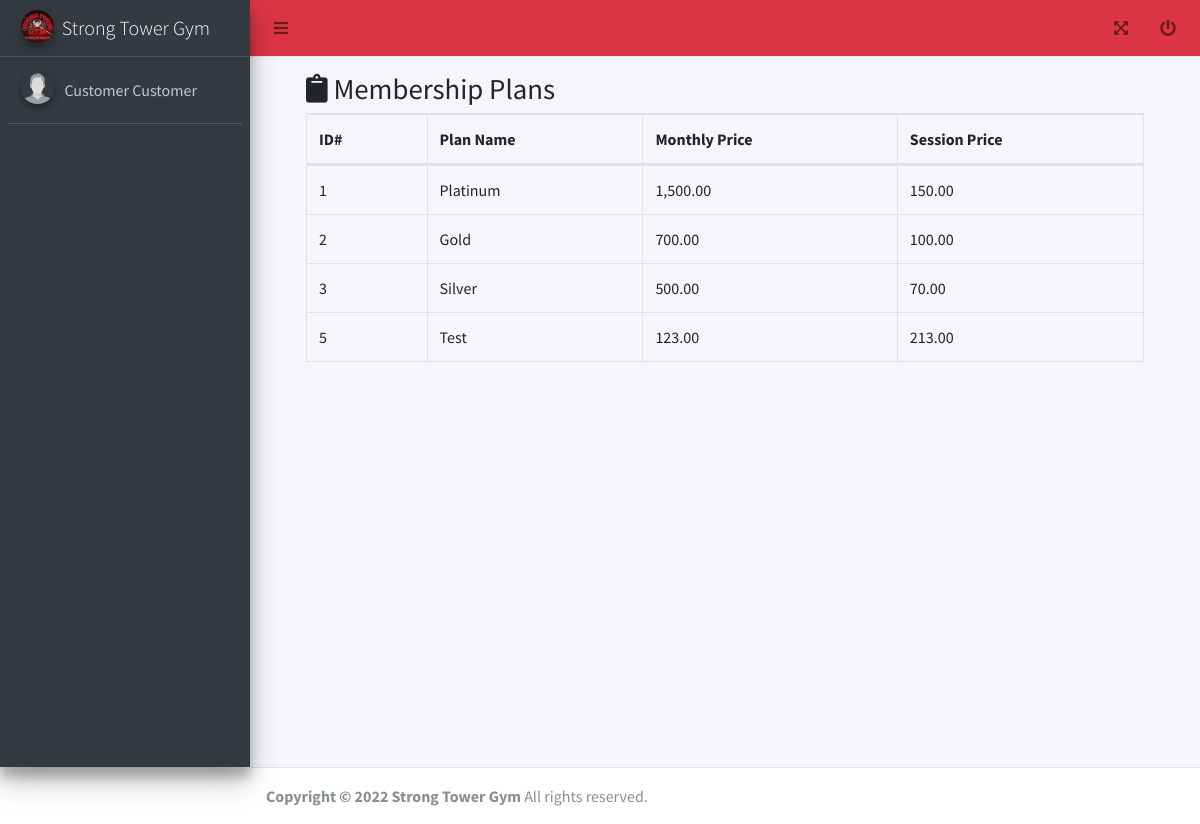
Page /admin/membership_plans.php (signed in) on the earlier database version.
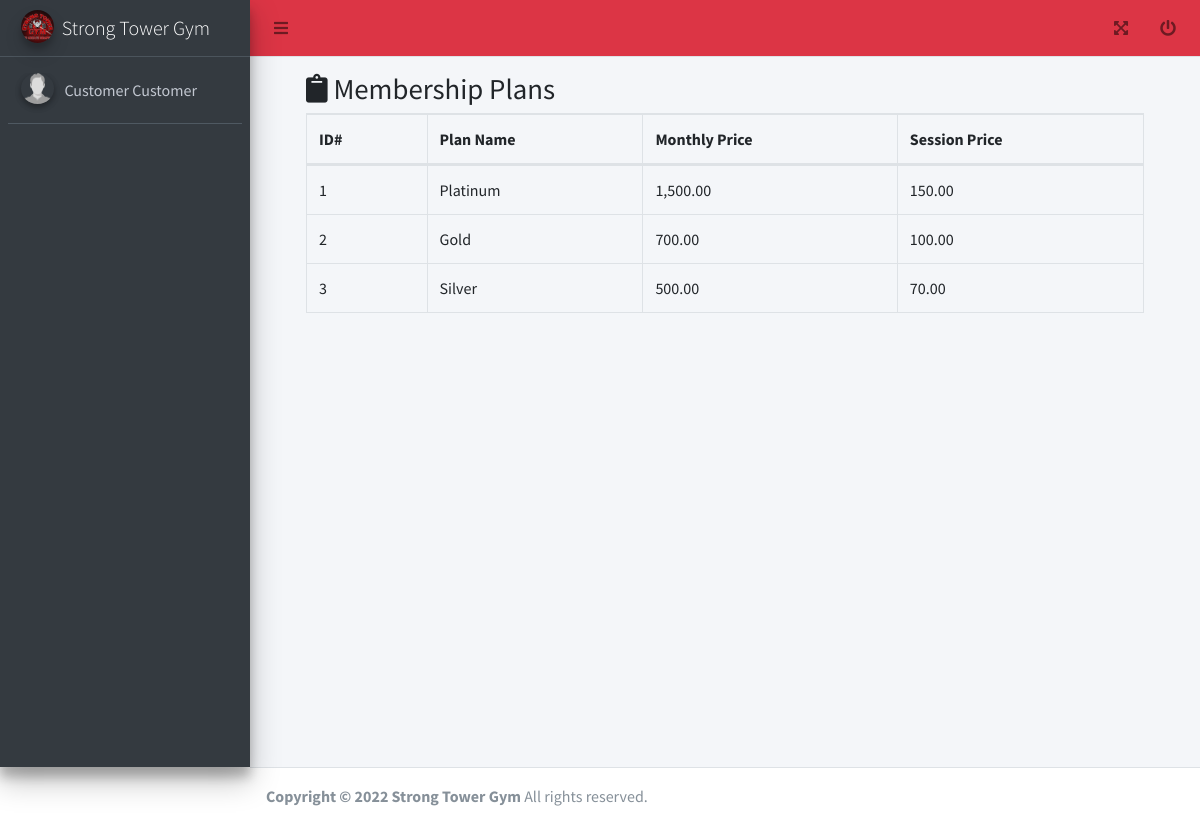
Same page on the later database version.
### tables this page shows
CREATE TABLE `tbl_plan` (
  `id` int(11) NOT NULL AUTO_INCREMENT,
  `name` varchar(45) DEFAULT NULL,
  `per_month` varchar(45) DEFAULT NULL,
  `per_session` varchar(45) DEFAULT NULL,
  `description` text DEFAULT NULL,
  `deleted_flag` tinyint(4) DEFAULT 0,
  `backup` text DEFAULT NULL,
  PRIMARY KEY (`id`)
);

### functions.php (called while the page is built, shortened)
<?php
function get_list($sql)
{
  $data = array();
  $result = mysqli_query($_SESSION['conn'], $sql);
  while ($row = mysqli_fetch_assoc($result)) {
    $data[] = $row;
  }
  return $data;
}

### admin/membership_plans.php (the view, shortened to what this page needs)
<?php include('header.php'); ?>
<link rel="stylesheet" href="../adminlte/plugins/datatables-bs4/css/dataTables.bootstrap4.min.css">
<link rel="stylesheet" href="../adminlte/plugins/datatables-responsive/css/responsive.bootstrap4.min.css">
<link rel="stylesheet" href="../adminlte/plugins/datatables-buttons/css/buttons.bootstrap4.min.css">
<div>
  <div class="content-wrapper">
    <div class="content-header">
      <div class="container-fluid" id="content">
        <div class="row mb-2">
          <div class="col-sm-12">
            <h1 class="m-0"><i class="fa fa-clipboard nav-icon"></i> Membership Plans</h1>
          </div>
          <div class="col-sm-12">
            <table id="example2" class="table table-bordered table-hover dataTable dtr-inline" aria-describedby="example2_info">
              <thead>
                <tr>
                  <th>ID#</th>
                  <th>Plan Name</th>
                  <th>Monthly Price</th>
                  <th>Session Price</th>
                </tr>
              </thead>
              <tbody>
                <?php foreach (get_list("select * from tbl_plan where deleted_flag = 0") as $res) { ?>
                  <tr>
                    <td><?php echo $res['id']; ?></td>
                    <td><?php echo ucfirst($res['name']); ?></td>
                    <td><?php echo number_format($res['per_month'], 2); ?></td>
                    <td><?php echo number_format($res['per_session'], 2); ?></td>
                  </tr>
                <?php } ?>
              </tbody>
            </table>
          </div>
        </div>
      </div>
    </div>
  </div>
</div>
</div>
<?php include('footer.php'); ?>

### admin/header.php (shortened to what this page needs)
<?php
require_once('../functions.php');
?>
<!DOCTYPE html>
<html lang="en">
<head>
  <link rel="stylesheet" href="../adminlte/plugins/fontawesome-free/css/all.min.css">
  <link rel="stylesheet" href="../adminlte/plugins/datatables-bs4/css/dataTables.bootstrap4.min.css">
  <link rel="stylesheet" href="../adminlte/plugins/datatables-responsive/css/responsive.bootstrap4.min.css">
  <link rel="stylesheet" href="../adminlte/plugins/datatables-buttons/css/buttons.bootstrap4.min.css">
  <link rel="stylesheet" href="../adminlte/dist/css/adminlte.min.css">
  <link rel="stylesheet" href="../adminlte/css/admin.css">
</head>
<body class="hold-transition sidebar-mini">
  <div class="wrapper">
    <nav class="main-header navbar navbar-expand navbar-danger navbar-light">
      <ul class="navbar-nav">
        <li class="nav-item">
          <a class="nav-link" data-widget="pushmenu" href="#" role="button"><i class="fas fa-bars"></i></a>
        </li>
      </ul>
      <ul class="navbar-nav ml-auto">
        <li class="nav-item">
          <a class="nav-link" data-widget="fullscreen" href="#" role="button">
            <i class="fas fa-expand-arrows-alt"></i>
          </a>
        </li>
        <li class="nav-item">
          <a class="nav-link" data-toggle="modal" data-target="#modal-default" role="button">
            <i class="fas fa-power-off"></i>
          </a>
        </li>
      </ul>
    </nav>
    <aside class="main-sidebar elevation-4 sidebar-dark-danger">
      <a href="#" class="brand-link">
        <img src="../adminlte/dist/img/logo.jpg" alt="AdminLTE Logo" class="brand-image img-circle elevation-3" style="opacity: .8">
        <span class="brand-text font-weight-light">Strong Tower Gym</span>
      </a>
      <div class="sidebar">
        <div class="user-panel mt-3 pb-3 mb-3 d-flex">
          <div class="image">
            <img src="../profile/<?= $_SESSION['user']->picture ?>" class="img-circle elevation-2" alt="User Image">
          </div>
          <div class="info">
            <a href="#" class="d-block"><?= ucfirst($_SESSION['user']->first_name) . ' ' . ucfirst($_SESSION['user']->last_name); ?></a>
          </div>
        </div>
      </div>
    </aside>

Differences in the rows shown:
removed tbl_plan: id "5", name "Test", per_month "123.00", per_session "213.00"
